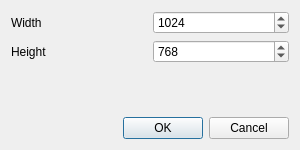
<?xml version="1.0" encoding="UTF-8"?>
<ui version="4.0">
 <class>DimensionsDialog</class>
 <widget class="QDialog" name="DimensionsDialog">
  <property name="geometry">
   <rect>
    <x>0</x>
    <y>0</y>
    <width>300</width>
    <height>150</height>
   </rect>
  </property>
  <property name="minimumSize">
   <size>
    <width>200</width>
    <height>120</height>
   </size>
  </property>
  <property name="maximumSize">
   <size>
    <width>300</width>
    <height>150</height>
   </size>
  </property>
  <property name="windowTitle">
   <string>Specify Dimensions</string>
  </property>
  <property name="windowIcon">
   <iconset resource="ltsgraph.qrc">
    <normaloff>:/ltsgraph/icons/ltsgraph.ico</normaloff>:/ltsgraph/icons/ltsgraph.ico</iconset>
  </property>
  <layout class="QVBoxLayout" name="verticalLayout">
   <item>
    <layout class="QGridLayout" name="gridLayout">
     <item row="0" column="0">
      <widget class="QLabel" name="labelWidth">
       <property name="text">
        <string>Width</string>
       </property>
      </widget>
     </item>
     <item row="0" column="1">
      <widget class="QSpinBox" name="spinWidth">
       <property name="minimum">
        <number>64</number>
       </property>
       <property name="maximum">
        <number>8192</number>
       </property>
       <property name="singleStep">
        <number>64</number>
       </property>
       <property name="value">
        <number>1024</number>
       </property>
      </widget>
     </item>
     <item row="1" column="1">
      <widget class="QSpinBox" name="spinHeight">
       <property name="minimum">
        <number>64</number>
       </property>
       <property name="maximum">
        <number>8192</number>
       </property>
       <property name="singleStep">
        <number>64</number>
       </property>
       <property name="value">
        <number>768</number>
       </property>
      </widget>
     </item>
     <item row="1" column="0">
      <widget class="QLabel" name="labelHeight">
       <property name="text">
        <string>Height</string>
       </property>
      </widget>
     </item>
     <item row="2" column="0">
      <spacer name="verticalSpacer">
       <property name="orientation">
        <enum>Qt::Vertical</enum>
       </property>
       <property name="sizeHint" stdset="0">
        <size>
         <width>20</width>
         <height>40</height>
        </size>
       </property>
      </spacer>
     </item>
    </layout>
   </item>
   <item>
    <widget class="QDialogButtonBox" name="buttonBox">
     <property name="orientation">
      <enum>Qt::Horizontal</enum>
     </property>
     <property name="standardButtons">
      <set>QDialogButtonBox::Cancel|QDialogButtonBox::Ok</set>
     </property>
    </widget>
   </item>
  </layout>
 </widget>
 <resources>
  <include location="ltsgraph.qrc"/>
 </resources>
 <connections>
  <connection>
   <sender>buttonBox</sender>
   <signal>accepted()</signal>
   <receiver>DimensionsDialog</receiver>
   <slot>accept()</slot>
   <hints>
    <hint type="sourcelabel">
     <x>248</x>
     <y>254</y>
    </hint>
    <hint type="destinationlabel">
     <x>157</x>
     <y>274</y>
    </hint>
   </hints>
  </connection>
  <connection>
   <sender>buttonBox</sender>
   <signal>rejected()</signal>
   <receiver>DimensionsDialog</receiver>
   <slot>reject()</slot>
   <hints>
    <hint type="sourcelabel">
     <x>316</x>
     <y>260</y>
    </hint>
    <hint type="destinationlabel">
     <x>286</x>
     <y>274</y>
    </hint>
   </hints>
  </connection>
 </connections>
</ui>
